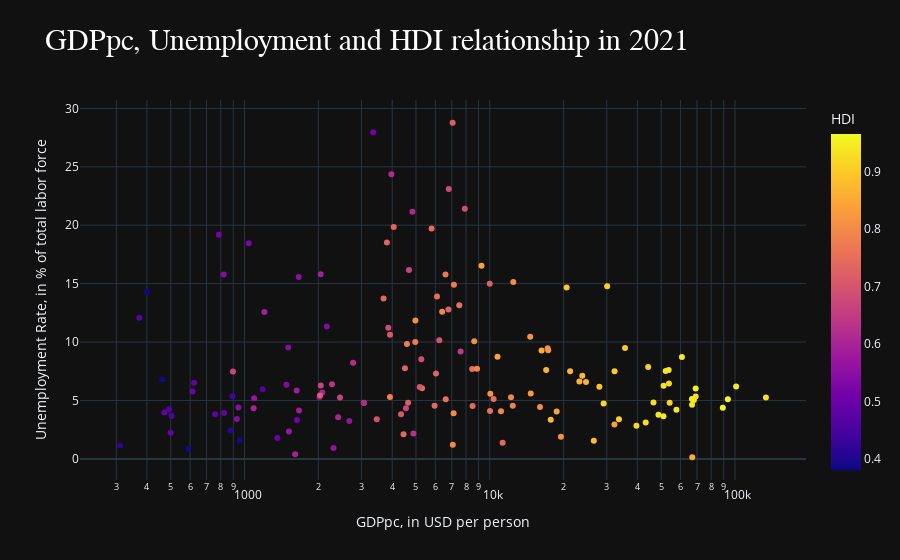

Notebook cell for this chart:
### Markdown cell above
#### <FONT COLOR=#FCB714> 1. </FONT> Hipótesis nula: los paises con más de 10k de pib pc en 2021 tuvieron un desempleo inferior a los que tenian menos de 10k

### Code cell
# Definimos el conjunto de datos que queremos usar
GDPpc = df.groupby(["Country","Year"])[["Unemployment","GDP_pc","IDH"]].sum().reset_index()
GDPpc2021 = GDPpc[(GDPpc["Year"] == 2021) & (GDPpc["IDH"] > 0) & (GDPpc["Unemployment"] > 0)] # Eliminamos los valores nulos de desempleo e IDH

# Graficamos
fig = px.scatter(data_frame= GDPpc2021, x="GDP_pc", y="Unemployment", color="IDH", log_x=True, size_max=40, template="plotly_dark", title="GDPpc, Unemployment and HDI relationship in 2021", labels={"GDP_pc": "GDPpc", "Unemployment": "Unemployment", "IDH":"HDI"})
fig.update_xaxes(title_text="GDPpc, in USD per person")
fig.update_yaxes(title_text="Unemployment Rate, in % of total labor force")
fig.update_layout(title="GDPpc, Unemployment and HDI relationship in 2021", title_font=dict(size=30, family="Calibri_light", color="white"))
fig.show()

### Figure 1 — Plotly figure (JSON) as saved in the notebook; plotly's stock layout.template omitted (floating-point values rounded to 4 significant figures; data arrays with more than 128 entries replaced by an {"elided": "..."} marker saying what was removed)
{"data": [{"hovertemplate": "GDPpc=%{x}<br>Unemployment=%{y}<br>HDI=%{marker.color}<extra></extra>", "legendgroup": "", "marker": {"color": {"elided": "150 float values"}, "coloraxis": "coloraxis", "symbol": "circle"}, "mode": "markers", "name": "", "orientation": "v", "showlegend": false, "type": "scatter", "uid": "28db538d-cd70-44aa-8caf-b4ef26357b18", "x": {"elided": "150 float values"}, "xaxis": "x", "y": {"elided": "150 float values"}, "yaxis": "y"}], "layout": {"coloraxis": {"colorbar": {"title": {"text": "HDI"}}, "colorscale": [[0, "#0d0887"], [0.1111, "#46039f"], [0.2222, "#7201a8"], [0.3333, "#9c179e"], [0.4444, "#bd3786"], [0.5556, "#d8576b"], [0.6667, "#ed7953"], [0.7778, "#fb9f3a"], [0.8889, "#fdca26"], [1, "#f0f921"]]}, "legend": {"tracegroupgap": 0}, "title": {"font": {"color": "white", "family": "Calibri_light", "size": 30}, "text": "GDPpc, Unemployment and HDI relationship in 2021"}, "xaxis": {"anchor": "y", "domain": [0, 1], "title": {"text": "GDPpc, in USD per person"}, "type": "log"}, "yaxis": {"anchor": "x", "domain": [0, 1], "title": {"text": "Unemployment Rate, in % of total labor force"}}}}
